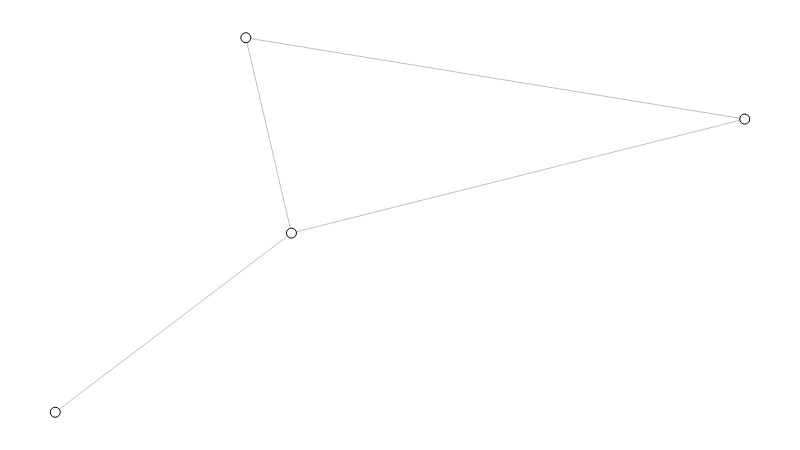

Notebook cell for this chart:
### Code cell
g = fm.load('network_data.gml')

# Deixar os nós menores e fazer os nomes deles
# aparecer apenas quando o mouse passa por cima.
g.set_all_nodes(size=10, labpos='hover')

# Deixar as arestas semi-transparentes para
# a visualização ficar um pouco mais leve.
g.set_all_edges(color=(0, 0, 0, 0.25))

# Usar um algoritmo especial para posicionar
# os nós de acordo com grupos.
g.move('kamada_kawai')

g.draw()

### Figure 1 — Plotly figure (JSON) as saved in the notebook; plotly's stock layout.template omitted (floating-point values rounded to 4 significant figures)
{"data": [{"hoverinfo": "none", "line": {"color": "rgb(127, 127, 127)", "dash": "solid", "width": 0}, "mode": "lines", "type": "scatter", "x": [0.4047, 0.4047, null, 0, 1, null], "y": [0, 1, null, 0.5653, 0.5653, null]}, {"hoverinfo": "none", "line": {"color": "rgba(0, 0, 0, 0.25)", "dash": "solid", "width": 1}, "mode": "lines", "type": "scatter", "x": [1, 0.2764, null, 1, 0.3425, null, 0.2764, 0.3425, null, 0.3425, 0, null], "y": [0.7828, 1, null, 0.7828, 0.4785, null, 1, 0.4785, null, 0.4785, 0, null]}, {"hoverinfo": "text", "marker": {"color": "rgb(255, 255, 255)", "line": {"color": "rgb(0, 0, 0)", "width": 1}, "size": 10, "symbol": "circle"}, "mode": "markers", "text": ["node0", "node1", "node2", "node3"], "textfont": {"color": "rgb(0, 0, 0)"}, "textposition": "middle center", "type": "scatter", "x": [1, 0.2764, 0.3425, 0], "y": [0.7828, 1, 0.4785, 0]}, {"hoverinfo": "none", "mode": "text", "text": [], "textfont": {"color": "rgb(255, 255, 255)"}, "textposition": "middle center", "type": "scatter", "x": [], "y": []}, {"hoverinfo": "none", "mode": "text", "text": [null, null, null, null], "textfont": {"color": "rgb(0, 0, 0)"}, "textposition": "middle center", "type": "scatter", "x": [1, 0.2764, 0.3425, 0], "y": [0.7828, 1, 0.4785, 0]}, {"hoverinfo": "none", "mode": "text", "text": [null, null, null, null], "textfont": {"color": "rgb(0, 0, 0)"}, "textposition": "middle center", "type": "scatter", "x": [0.6359, 0.6748, 0.3235, 0.18], "y": [0.8655, 0.6052, 0.7452, 0.2184]}, {"hoverinfo": "none", "marker": {"color": "rgba(255, 255, 255, 0)", "line": {"color": "rgba(255, 255, 255, 0)", "width": 0}, "size": 0, "symbol": "circle"}, "mode": "markers", "type": "scatter", "x": [0.5, 0, 1, 0.5], "y": [0, 0.5, 0.5, 1]}], "layout": {"height": 450, "hovermode": "closest", "margin": {"b": 10, "l": 10, "r": 10, "t": 10}, "plot_bgcolor": "rgb(255, 255, 255)", "showlegend": false, "width": 800, "xaxis": {"showgrid": false, "showticklabels": false, "zeroline": false}, "yaxis": {"showgrid": false, "showticklabels": false, "zeroline": false}}}
